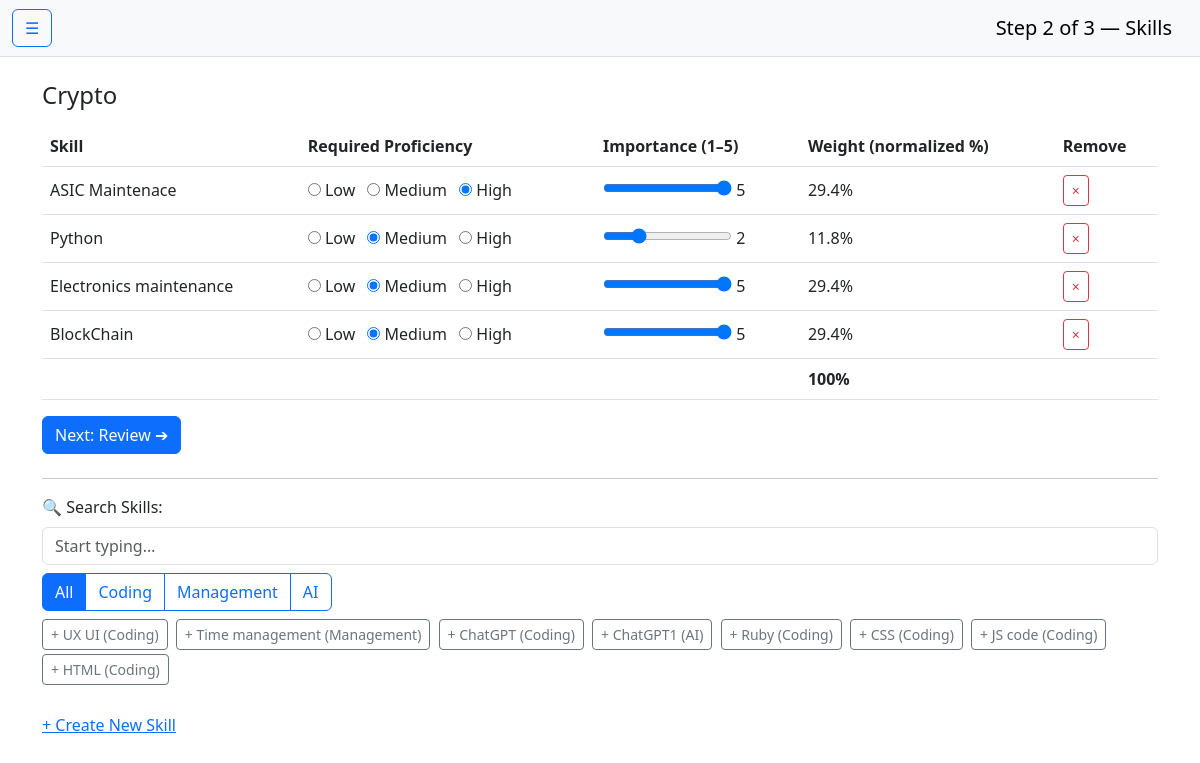
/accounts/admin/positions/1/skills/ (signed in), run on the app's committed database.
### positions/models.py (models this page shows, shortened)
class Position(models.Model):
    STATUS_CHOICES = [
        ('draft',     'Draft'),
        ('posted',    'Posted'),
        ('retracted', 'Retracted'),
        ('deleted',   'Deleted'),
    ]
    title       = models.CharField(max_length=200)
    company     = models.CharField(max_length=200)
    description = models.TextField(blank=True)
    tags        = models.ManyToManyField(Tag, blank=True)
    status      = models.CharField(
                     max_length=10,
                     choices=STATUS_CHOICES,
                     default='draft'
                  )
    created_at  = models.DateTimeField(auto_now_add=True)
    updated_at  = models.DateTimeField(auto_now=True)

class PositionSkillRequirement(models.Model):
    PROFICIENCY_CHOICES = [
        ('low',    'Low'),
        ('medium', 'Medium'),
        ('high',   'High'),
    ]
    position   = models.ForeignKey(
                   Position,
                   on_delete=models.CASCADE,
                   related_name='requirements'
                 )
    skill      = models.ForeignKey(Skill, on_delete=models.PROTECT)
    level_pct  = models.PositiveIntegerField(
                   default=50,
                   help_text="Required proficiency % (0–100)"
                 )
    importance = models.PositiveSmallIntegerField(
                   default=1,
                   help_text="Relative importance (1–5)"
                 )
    class Meta:
        unique_together = ('position', 'skill')

class Skill(models.Model):
    CATEGORY_CHOICES = [
        ('coding', 'Coding'),
        ('management', 'Management'),
        ('ai', 'AI'),
    ]
    name = models.CharField(max_length=100, unique=True)
    category = models.CharField(
        max_length=20,
        choices=CATEGORY_CHOICES,
        default='coding',
    )

### positions/views.py (the view, shortened to what this page needs)
# urls.py: path('<int:pk>/skills/',   PositionSkillsView.as_view(),      name='new_skills'),
@method_decorator(never_cache, name='dispatch')
class PositionSkillsView(AdminRequiredMixin, View):
    template_name = 'positions/position_step2.html'
    def get(self, request, pk):
        pos = get_object_or_404(Position, pk=pk)
        used = pos.requirements.values_list('skill_id', flat=True)
        available_skills = Skill.objects.exclude(pk__in=used)
        return render(request, self.template_name, {
            'position':         pos,
            'available_skills': available_skills,
            'skill_form':       SkillForm(),
        })

### positions/forms.py
class SkillForm(forms.ModelForm):
    class Meta:
        model = Skill
        fields = ['name', 'category']
        widgets = {
            'name': forms.TextInput(attrs={
                'class': 'form-control',
                'placeholder': 'Skill name',
            }),
            'category': forms.Select(attrs={
                'class': 'form-select',
            }),
        }

### positions/views.py (called while the page is built)
    def test_func(self):
        return self.request.user.is_authenticated and self.request.user.is_admin

### templates/positions/position_step2.html (shortened to what this page needs)
{% extends "accounts/base_admin.html" %}
{% block navbar_title %}Step 2 of 3 — Skills{% endblock %}
{% block content %}
  <h4 class="mb-3">{{ position.title }}</h4>
  <form method="post" class="mb-4">{% csrf_token %}
    <table class="table align-middle">
      <thead>
        <tr>
          <th>Skill</th>
          <th>Required Proficiency</th>
          <th>Importance (1–5)</th>
          <th>Weight (normalized %)</th>
          <th>Remove</th>
        </tr>
      </thead>
      <tbody>
        {% for req in position.requirements.all %}
        <tr data-req-row="{{ req.pk }}">
          <td>{{ req.skill.name }}</td>
          <td>
            {% for code,label in req.PROFICIENCY_CHOICES %}
              <label class="me-2">
                <input type="radio"
                       name="prof_{{ req.pk }}"
                       value="{{ code }}"
                       {% if code == 'low' and req.level_pct == 40 or code == 'medium' and req.level_pct == 75 or code == 'high' and req.level_pct == 100 %}checked{% endif %}>
                {{ label }}
              </label>
            {% endfor %}
          </td>
          <td>
            <input type="range"
                   name="importance_{{ req.pk }}"
                   min="1" max="5"
                   value="{{ req.importance|default:3 }}"
                   class="importance-slider"
                   data-req="{{ req.pk }}">
            <span id="imp_label_{{ req.pk }}">{{ req.importance|default:3 }}</span>
          </td>
          <td><span id="weight_{{ req.pk }}">–</span>%</td>
          <td>
            <button type="button"
                    class="btn btn-sm btn-outline-danger remove-btn"
                    data-req="{{ req.pk }}"
                    data-category="{{ req.skill.category }}">
              ×
            </button>
          </td>
        </tr>
        {% empty %}
        <tr><td colspan="5"><em>No skills yet.</em></td></tr>
        {% endfor %}
      </tbody>
      <tfoot>
        <tr>
          <td colspan="3"></td>
          <td class="fw-bold">100%</td>
          <td></td>
        </tr>
      </tfoot>
    </table>
    <button type="submit" class="btn btn-primary">Next: Review ➔</button>
  </form>
  <hr>
  <div class="mb-4">
    <label for="skillSearch" class="form-label">🔍 Search Skills:</label>
    <input type="text" id="skillSearch" class="form-control mb-2" placeholder="Start typing…">
    <div class="btn-group mb-2" role="group" id="categoryFilter">
      <button type="button" class="btn btn-outline-primary active" data-category="all">All</button>
      <button type="button" class="btn btn-outline-primary" data-category="coding">Coding</button>
      <button type="button" class="btn btn-outline-primary" data-category="management">Management</button>
      <button type="button" class="btn btn-outline-primary" data-category="ai">AI</button>
    </div>
    <div id="skillChips">
      {% for sk in available_skills %}
      <button type="button"
              class="btn btn-sm btn-outline-secondary me-1 mb-1 skill-chip"
              data-skill-id="{{ sk.pk }}"
              data-skill-name="{{ sk.name }}"
              data-category="{{ sk.category }}">
        + {{ sk.name }} ({{ sk.get_category_display }})
      </button>
      {% endfor %}
    </div>
  </div>
  <p>
    <a href="#" data-bs-toggle="modal" data-bs-target="#skillModal">
      + Create New Skill
    </a>
  </p>
{% endblock %}

### data on the page
Position: title "Crypto"
PositionSkillRequirement: skill.name "ASIC Maintenace", level_pct "☐ Low" "☐ Medium" "☑ High", PROFICIENCY_CHOICES "Low" "Medium" "High", importance "5"
PositionSkillRequirement: skill.name "Python", level_pct "☐ Low" "☑ Medium" "☐ High", PROFICIENCY_CHOICES "Low" "Medium" "High", importance "2"
PositionSkillRequirement: skill.name "Electronics maintenance", level_pct "☐ Low" "☑ Medium" "☐ High", PROFICIENCY_CHOICES "Low" "Medium" "High", importance "5"
PositionSkillRequirement: skill.name "BlockChain", level_pct "☐ Low" "☑ Medium" "☐ High", PROFICIENCY_CHOICES "Low" "Medium" "High", pk "5", importance "5"
Skill: name "UX UI", category "Coding"
Skill: name "Time management", category "Management"
Skill: name "ChatGPT", category "Coding"
Skill: name "ChatGPT1", category "AI"
Skill: name "Ruby", category "Coding"
Skill: name "CSS", category "Coding"
Skill: name "JS code", category "Coding"
Skill: name "HTML", category "Coding"
